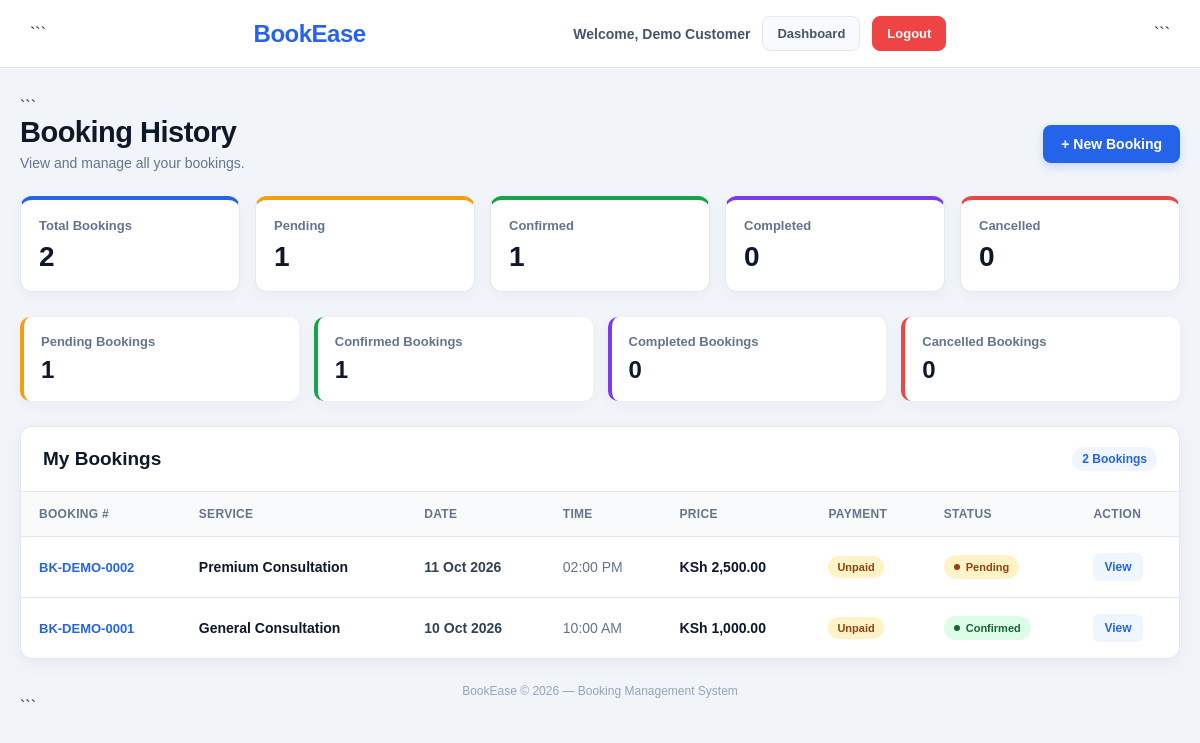
Page /customer/booking-details.php (signed in) on the committed database.
### tables this page shows
CREATE TABLE bookings (

    id INT UNSIGNED AUTO_INCREMENT PRIMARY KEY,

    user_id INT UNSIGNED NOT NULL,

    service_id INT UNSIGNED NOT NULL,

    staff_id INT UNSIGNED DEFAULT NULL,

    booking_reference VARCHAR(50)
        DEFAULT NULL UNIQUE,

    booking_date DATE NOT NULL,

    booking_time TIME NOT NULL,

    customer_name VARCHAR(150)
        DEFAULT NULL,

    customer_email VARCHAR(190)
        DEFAULT NULL,

    customer_phone VARCHAR(30)
        DEFAULT NULL,

    notes TEXT DEFAULT NULL,

    amount DECIMAL(12,2)
        NOT NULL DEFAULT 0.00,

    total_amount DECIMAL(12,2)
        NOT NULL DEFAULT 0.00,

    status ENUM(
        'pending',
        'confirmed',
        'completed',
        'cancelled',
        'rejected',
        'no_show'
    ) NOT NULL DEFAULT 'pending',

    payment_status ENUM(
        'unpaid',
        'pending',
        'paid',
        'failed',
        'refunded'
    ) NOT NULL DEFAULT 'unpaid',

    cancellation_reason TEXT DEFAULT NULL,

    cancelled_at DATETIME DEFAULT NULL,

    confirmed_at DATETIME DEFAULT NULL,

    completed_at DATETIME DEFAULT NULL,

    created_at TIMESTAMP NOT NULL
        DEFAULT CURRENT_TIMESTAMP,

    updated_at TIMESTAMP NOT NULL
        DEFAULT CURRENT_TIMESTAMP
        ON UPDATE CURRENT_TIMESTAMP,

    CONSTRAINT fk_booking_user
        FOREIGN KEY (user_id)
        REFERENCES users(id)
        ON DELETE RESTRICT
        ON UPDATE CASCADE,

    CONSTRAINT fk_booking_service
        FOREIGN KEY (service_id)
        REFERENCES services(id)
        ON DELETE RESTRICT
        ON UPDATE CASCADE,

    CONSTRAINT fk_booking_staff
        FOREIGN KEY (staff_id)
        REFERENCES staff(id)
        ON DELETE SET NULL
        ON UPDATE CASCADE,

    INDEX idx_bookings_user (
        user_id
    ),

    INDEX idx_bookings_service (
        service_id
    ),

    INDEX idx_bookings_staff (
        staff_id
    ),

    INDEX idx_bookings_date (
        booking_date
    ),

    INDEX idx_bookings_time (
        booking_time
    ),

    INDEX idx_bookings_status (
        status
    ),

    INDEX idx_bookings_payment_status (
        payment_status
    ),

    INDEX idx_bookings_datetime (
        booking_date,
        booking_time
    ),

    UNIQUE KEY uq_staff_booking_slot (
        staff_id,
        booking_date,
        booking_time
    )

);

CREATE TABLE services (

    id INT UNSIGNED AUTO_INCREMENT PRIMARY KEY,

    name VARCHAR(150) NOT NULL,

    description TEXT DEFAULT NULL,

    price DECIMAL(12,2) NOT NULL DEFAULT 0.00,

    duration VARCHAR(100) NOT NULL DEFAULT '1 hour',

    status ENUM(
        'active',
        'inactive'
    ) NOT NULL DEFAULT 'active',

    created_at TIMESTAMP NOT NULL
        DEFAULT CURRENT_TIMESTAMP,

    updated_at TIMESTAMP NOT NULL
        DEFAULT CURRENT_TIMESTAMP
        ON UPDATE CURRENT_TIMESTAMP,

    INDEX idx_services_status (status),

    INDEX idx_services_name (name)

);

### customer/booking-details.php (the view, shortened to what the rows shown need)
<?php
try {
    $db = new Database();
    $conn = $db->getConnection();
} catch (PDOException $e) {
    die("Database connection failed.");
}
$userId = (int) (
    $_SESSION['user_id'] ?? 0
);
$currency = defined('CURRENCY')
    ? CURRENCY
    : 'KSh';
$bookings = [];
try {
    $stmt = $conn->prepare("
        SELECT
            b.id,
            b.booking_reference,
            b.booking_date,
            b.booking_time,
            b.amount,
            b.status,
            b.payment_status,
            b.notes,
            b.created_at,
            s.name AS service_name,
            s.duration AS service_duration
        FROM bookings b
        LEFT JOIN services s
            ON b.service_id = s.id
        WHERE b.user_id = ?
        ORDER BY
            b.booking_date DESC,
            b.booking_time DESC,
            b.id DESC
    ");
    $stmt->execute([
        $userId
    ]);
    $bookings =
        $stmt->fetchAll(PDO::FETCH_ASSOC);
} catch (PDOException $e) {
    die("Unable to load your bookings.");
}
function customerBookingStatusClass($status)
{
    $status = strtolower(
        trim(
            (string) $status
        )
    );
    switch ($status) {
        case 'confirmed':
            return 'confirmed';
        case 'pending':
            return 'pending';
    }
}
function customerBookingStatusLabel($status)
{
    $status = strtolower(
        trim(
            (string) $status
        )
    );
    switch ($status) {
        case 'confirmed':
            return 'Confirmed';
        case 'pending':
            return 'Pending';
    }
}
function customerPaymentClass($status)
{
    $status = strtolower(
        trim(
            (string) $status
        )
    );
    switch ($status) {
        default:
            return 'unpaid';
    }
}
function customerPaymentLabel($status)
{
    $status = strtolower(
        trim(
            (string) $status
        )
    );
    switch ($status) {
        case 'unpaid':
            return 'Unpaid';
    }
}
?>
<!DOCTYPE html>
<html lang="en">
<head>
</head>
<body>
<div class="container">
<div class="page-header">
    <div>
        <h1>
            Booking History
        </h1>
    </div>
</div>
<div class="card">
    <div class="card-header">
        <h2>
            My Bookings
        </h2>
    </div>
    <?php if (!empty($bookings)): ?>
        <div class="table-wrapper">
            <table>
                <thead>
                    <tr>
                        <th>
                            Booking #
                        </th>
                        <th>
                            Service
                        </th>
                        <th>
                            Date
                        </th>
                        <th>
                            Time
                        </th>
                        <th>
                            Price
                        </th>
                        <th>
                            Payment
                        </th>
                        <th>
                            Status
                        </th>
                        <th>
                            Action
                        </th>
                    </tr>
                </thead>
                <tbody>
                <?php foreach (
                    $bookings
                    as $booking
                ): ?>
                    <?php
                    $status =
                        strtolower(
                            trim(
                                $booking['status']
                                ?? 'pending'
                            )
                        );
                    $paymentStatus =
                        strtolower(
                            trim(
                                $booking['payment_status']
                                ?? 'unpaid'
                            )
                        );
                    $bookingReference =
                        !empty(
                            $booking[
                                'booking_reference'
                            ]
                        )
                        ? $booking[
                            'booking_reference'
                        ]
                        : '#' .
                          $booking['id'];
                    ?>
                    <tr>
                        <td>
                            <span
                                class="booking-number"
                            >
                                <?= htmlspecialchars(
                                    $bookingReference
                                ) ?>
                            </span>
                        </td>
                        <td>
                            <span
                                class="service-name"
                            >
                                <?= htmlspecialchars(
                                    $booking[
                                        'service_name'
                                    ]
                                    ?? 'Service'
                                ) ?>
                            </span>
                        </td>
                        <td>
                            <span
                                class="date"
                            >
                                <?php
                                $date =
                                    $booking[
                                        'booking_date'
                                    ]
                                    ?? '';
                                if ($date) {
                                    echo htmlspecialchars(
                                        date(
                                            'd M Y',
                                            strtotime(
                                                $date
                                            )
                                        )
                                    );
                                } else {
                                    echo '-';
                                }
                                ?>
                            </span>
                        </td>
                        <td>
                            <span
                                class="time"
                            >
                                <?php
                                $time =
                                    $booking[
                                        'booking_time'
                                    ]
                                    ?? '';
                                if ($time) {
                                    echo htmlspecialchars(
                                        date(
                                            'h:i A',
                                            strtotime(
                                                $time
                                            )
                                        )
                                    );
                                } else {
                                    echo '-';
                                }
                                ?>
                            </span>
                        </td>
                        <td>
                            <span
                                class="price"
                            >
                                <?= htmlspecialchars(
                                    $currency
                                ) ?>
                                <?= number_format(
                                    (float) (
                                        $booking[
                                            'amount'
                                        ]
                                        ?? 0
                                    ),
                                    2
                                ) ?>
                            </span>
                        </td>
                        <td>
                            <span
                                class="payment
                                <?= htmlspecialchars(
                                    customerPaymentClass(
                                        $paymentStatus
                                    )
                                ) ?>"
                            >
                                <?= htmlspecialchars(
                                    customerPaymentLabel(
                                        $paymentStatus
                                    )
                                ) ?>
                            </span>
                        </td>
                        <td>
                            <span
                                class="status
                                <?= htmlspecialchars(
                                    customerBookingStatusClass(
                                        $status
                                    )
                                ) ?>"
                            >
                                <?= htmlspecialchars(
                                    customerBookingStatusLabel(
                                        $status
                                    )
                                ) ?>
                            </span>
                        </td>
                        <td>
                            <a
                                href="booking-details.php?id=<?= (int) $booking['id'] ?>"
                                class="view-button"
                            >
                                View
                            </a>
                        </td>
                    </tr>
                <?php endforeach; ?>
                </tbody>
            </table>
        </div>
    <?php endif; ?>
</div>
</div>
</body>
</html>

### rows in the picture
bookings: booking_reference "BK-DEMO-0002", service.name "Premium Consultation", booking_date "11 Oct 2026", booking_time "02:00 PM", amount "2,500.00", payment_status "Unpaid", status "Pending"
bookings: booking_reference "BK-DEMO-0001", service.name "General Consultation", booking_date "10 Oct 2026", booking_time "10:00 AM", amount "1,000.00", payment_status "Unpaid", status "Confirmed"

### other values in the picture
$appName "BookEase"
$userName "Demo Customer"
$totalBookings "2"
$pendingBookings "1"
$confirmedBookings "1"
$completedBookings "0"
$cancelledBookings "0"
